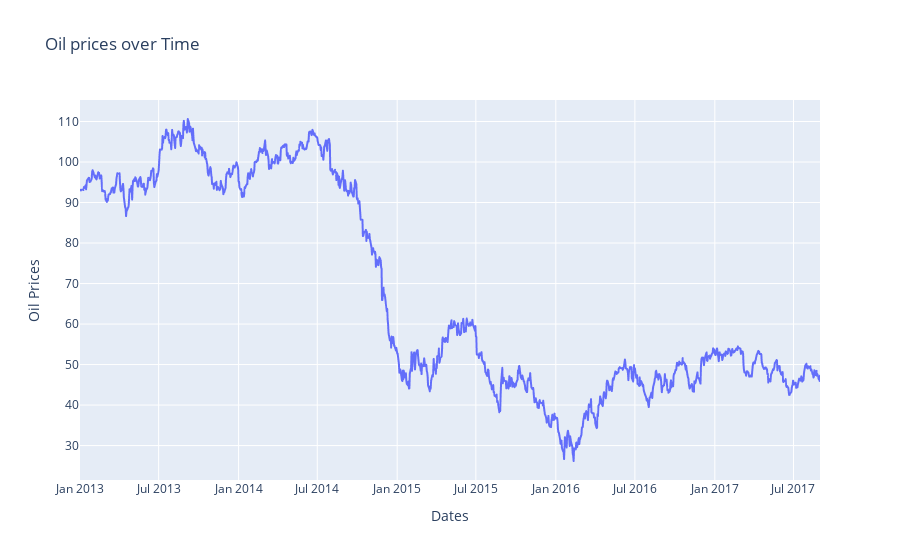

Notebook cell for this chart:
### Code cell
oil_price_dates = oil_data.groupby('date').dcoilwtico.sum().reset_index()

# Visualize using plotly express
fig= px.line(oil_price_dates, x='date', y='dcoilwtico', title='Oil prices over Time')
fig.update_xaxes(title_text='Dates')
fig.update_yaxes(title_text='Oil Prices')
fig.show()

### Figure 1 — Plotly figure (JSON) as saved in the notebook; plotly's stock layout.template omitted (floating-point values rounded to 4 significant figures; data arrays with more than 128 entries replaced by an {"elided": "..."} marker saying what was removed)
{"data": [{"hovertemplate": "date=%{x}<br>dcoilwtico=%{y}<extra></extra>", "legendgroup": "", "line": {"color": "#636efa", "dash": "solid"}, "marker": {"symbol": "circle"}, "mode": "lines", "name": "", "showlegend": false, "type": "scattergl", "x": {"elided": "1218 str values"}, "xaxis": "x", "y": {"elided": "1218 float values"}, "yaxis": "y"}], "layout": {"legend": {"tracegroupgap": 0}, "title": {"text": "Oil prices over Time"}, "xaxis": {"anchor": "y", "domain": [0, 1], "title": {"text": "Dates"}}, "yaxis": {"anchor": "x", "domain": [0, 1], "title": {"text": "Oil Prices"}}}}
